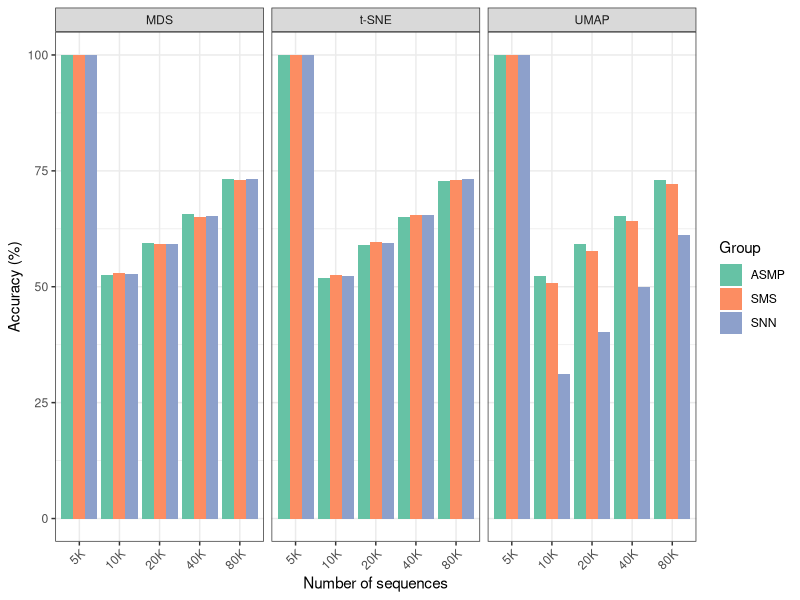
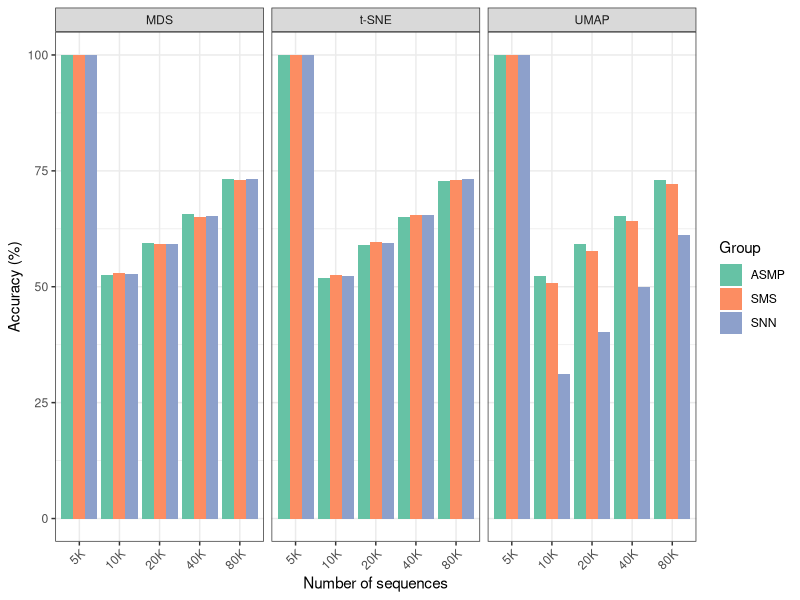

These charts were generated, in order, by the following R code:

library(tidyverse)

# Check current working directory
getwd()

# Read file and select relevant columns
df <- read.table("acc_percent_sigprot_methods.txt")[, c(1, 3)]
colnames(df) <- c("filename", "value")

# Extract 'parameter' and split into 'type' and 'group'
df$parameter <- sub("_uniprot.*", "", df$filename)
df <- df %>%
  separate(parameter, into = c("type", "group"), sep = "_")

# Extract and convert size to "K" format
df$sizeK <- sub(".*_(\\d+)_.*", "\\1", df$filename)
df$sizeK_num <- as.numeric(df$sizeK) / 1000
df$sizeK <- paste0(df$sizeK_num, "K")

# Order sizeK factor by numeric value
df$sizeK <- factor(df$sizeK, levels = paste0(sort(unique(df$sizeK_num)), "K"))

# Create plot
p <- df %>%
  ggplot(aes(x = sizeK, y = value, fill = group)) +
  geom_col(position = "dodge") +
  facet_grid(~type) +
  scale_fill_brewer(palette = "Set2") +
  theme_bw() +
  theme(axis.text.x = element_text(angle = 45, hjust = 1)) +
  labs(
    x = "Number of sequences",
    y = "Accuracy (%)",
    fill = "Group")

# Display the plot (optional)
print(p)

# Save plot as PDF
ggsave("../../plots/dimreduct_distfunc.pdf", plot = p, width = 8, height = 5)
